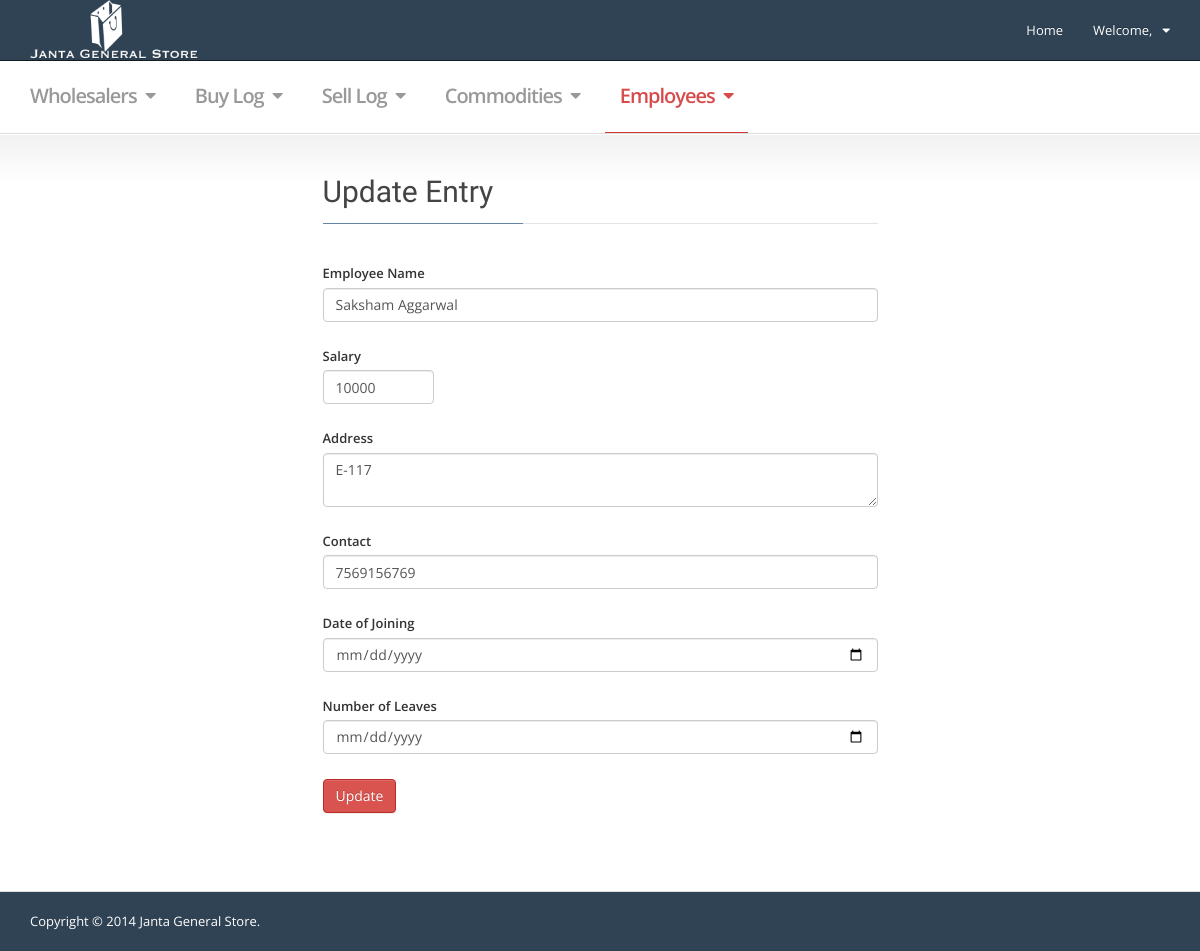
The page /employee_edit_entry.php?id=2 on the database its author committed.
### tables this page shows
CREATE TABLE IF NOT EXISTS `employees` (
  `id` int(11) NOT NULL AUTO_INCREMENT,
  `name` varchar(30) NOT NULL,
  `salary` varchar(30) NOT NULL,
  `address` varchar(50) NOT NULL,
  `date_of_joining` varchar(15) NOT NULL,
  `contact` varchar(15) NOT NULL,
  `number_of_leaves` int(11) NOT NULL,
  PRIMARY KEY (`id`)
);

### employee_edit_entry.php (the view, shortened to what this page needs)
<!DOCTYPE html>
 <html lang="en" class="no-js">
<head>
  <link rel="stylesheet" href="./css/font-awesome.min.css">
  <link rel="stylesheet" href="./css/bootstrap.min.css">
  <link rel="stylesheet" href="./css/mvpready-admin.css">
  <link rel="stylesheet" href="./css/mvpready-flat.css">
</head>
<body class=" ">
<div id="wrapper">
  <?php
            include_once("navbar.php");
  ?>
  <div class="content">
    <div class="container">
      <div class="row">
        <div class="col-md-6 col-md-push-3 col-sm-8 col-sm-push-2 ">
          <div class="portlet">
            <h2 class="portlet-title">
              <u>Update Entry</u>
            </h2>
            <div class="portlet-body">
              <form action="scripts/update_employee.php" data-validate="parsley" class="form parsley-form">
<?php
require 'scripts/config_sql.php';
$id = @$_GET['id'];
$data_row = $mysqli->query("SELECT * FROM employees WHERE id='$id' LIMIT 1")->fetch_assoc();
?>
                <div class="form-group">
                  <label for="empname">Employee Name</label>
                  <input value="<?php echo $data_row['name'];?>" type="text" id="empname" name="name" class="form-control parsley-validated" data-required="true">
                </div>
                <div class="form-group">
                  <label for="salary">Salary</label>
                  <input value="<?php echo $data_row['salary'];?>" type="number" id="salary" name="salary" step="0.01" class="form-control half-width parsley-validated" data-required="true">
                </div>
                <div class="form-group">
                  <label for="address">Address</label>
                  <textarea data-required="true" data-minlength="5" name="address" id="address" cols="10" rows="2" class="form-control parsley-validated"><?php echo $data_row['address'];?></textarea>
                </div>
                <div class="form-group">
                  <label for="contact">Contact</label>
                  <input value="<?php echo $data_row['contact'];?>" type="text" id="contact" name="contact" class="form-control parsley-validated" data-required="true">
                </div>
                <div class="form-group">
                  <label for="doj">Date of Joining</label>
                  <input value="<?php echo $data_row['date_of_joining'];?>" type="date" id="doj" name="date_of_joining" class="form-control parsley-validated" data-required="true">
                </div>
                <div class="form-group">
                  <label for="doj">Number of Leaves</label>
                  <input value="<?php echo $data_row['number_of_leaves'];?>" type="date" id="doj" name="number_of_leaves" class="form-control parsley-validated" data-required="true">
                </div>
                <div class="form-group">
                  <button type="submit" class="btn btn-danger">Update</button>
                </div>
              </form>
            </div>
          </div>
        </div>
      </div>
    </div>
  </div>
</div>
<footer class="footer">
  <div class="container">
    <p class="pull-left">Copyright &copy; 2014 Janta General Store.</p>
  </div>
</footer>
</body>
</html>

### css/mvpready-admin.css (style rules this page uses)
body { padding: 0; margin: 0; font-family: 'Open Sans', 'Trebuchet MS', arial, sans-serif; font-size: 13px; }
h1, h2, h3, h4, h5, h6, .h1, .h2, .h3, .h4, .h5, .h6 { margin-top: 0; margin-bottom: .75em; font-family: 'Oswald'; }
.btn-default, .btn-primary, .btn-success, .btn-info, .btn-warning, .btn-danger, .btn-secondary, .btn-tertiary, .btn-facebook, .btn-twitter { text-shadow: 0 -1px 0 rgba(0, 0, 0, 0.2); -webkit-box-shadow: inset 0 1px 0 rgba(255, 255, 255, 0.15), 0 1px 1px rgba(0, 0, 0, 0.075); box-shadow: inset 0 1px 0 rgba(255, 255, 255, 0.15), 0 1px 1px rgba(0, 0, 0, 0.075); }
.btn-danger { background-image: -webkit-linear-gradient(top, #d9534f 0%, #c12e2a 100%); background-image: linear-gradient(to bottom, #d9534f 0%, #c12e2a 100%); filter: progid:DXImageTransform.Microsoft.gradient(startColorstr='#ffd9534f', endColorstr='#ffc12e2a', GradientType=0); filter: progid:DXImageTransform.Microsoft.gradient(enabled = false); background-repeat: repeat-x; border-color: #b92c28; }
.form-group { margin-bottom: 25px; }
.form-group label { font-weight: 600; }
.portlet { padding: 0px; margin-bottom: 4em; }
.portlet-body { padding: 0; }
.form-group { position: relative; }
.content { position: relative; margin-bottom: 2em; }
.footer { color: #fff; line-height: 59px; background-color: #2f4354; border-top: 1px solid #ddd; }
.footer:before, .footer:after { content: " "; display: table; }
.footer:after { clear: both; }
.footer p { margin-bottom: 0; }
html, body { height: 100%; }
#wrapper { min-height: 100%; height: auto; margin: 0 auto -60px; padding: 0 0 60px; }
.footer { height: 60px; }
.portlet-title, .content-title { position: relative; display: block; margin-bottom: 1.35em; border-bottom: 1px solid #e3e3e3; }
.portlet-title u, .content-title u { display: inline-block; position: relative; top: 1px; padding-right: 1em; padding-bottom: 15px; color: #444; text-decoration: none; border-bottom: 1px solid #6685a4; }

### css/mvpready-flat.css (style rules this page uses)
.half-width { width: 20%; }
.btn { background-image: none; background-repeat: no-repeat; -ms-filter: none; filter: none; }

### rows shown on the page
employees: name "Saksham Aggarwal", salary "10000", address "E-117", contact "7569156769"
